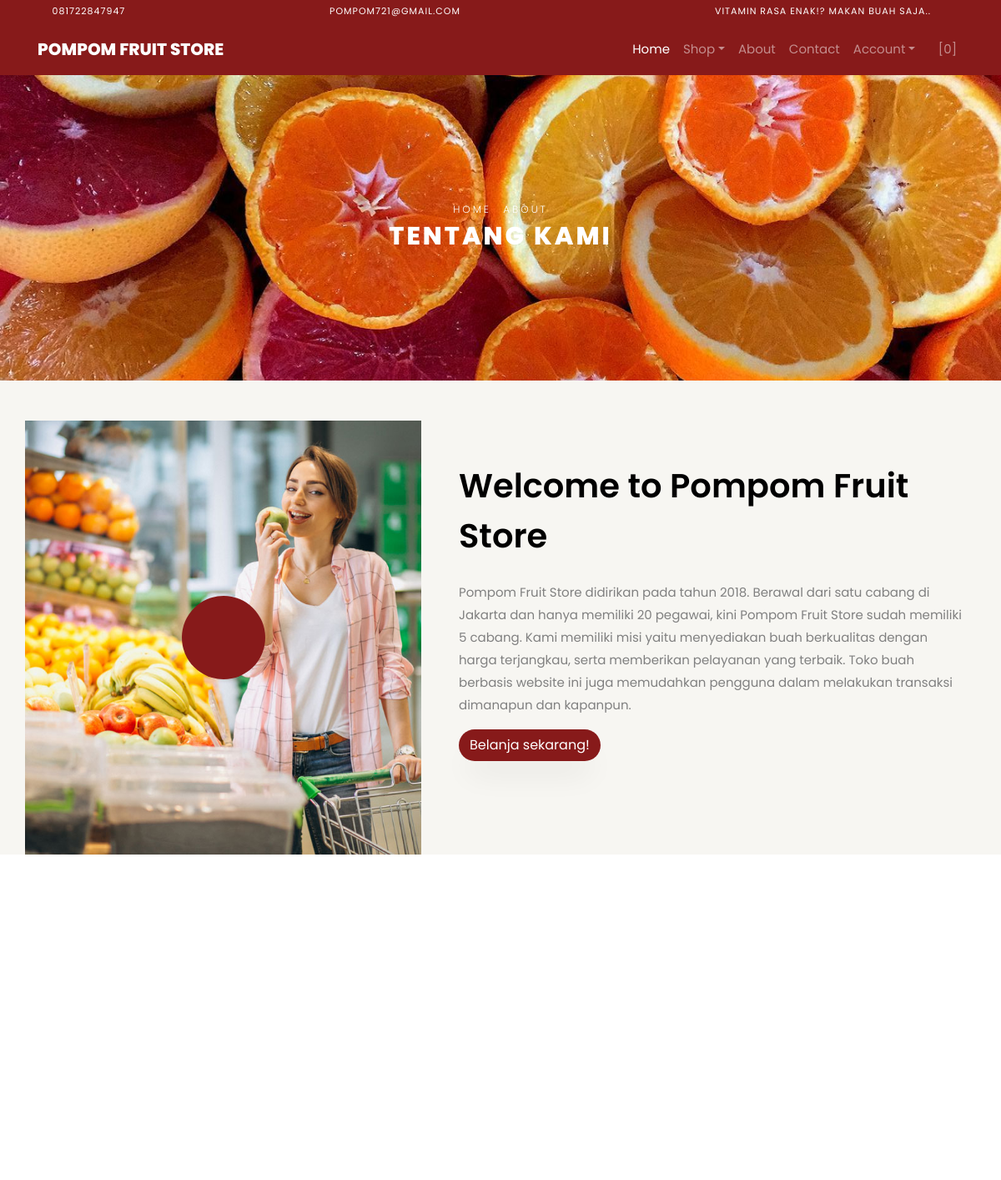
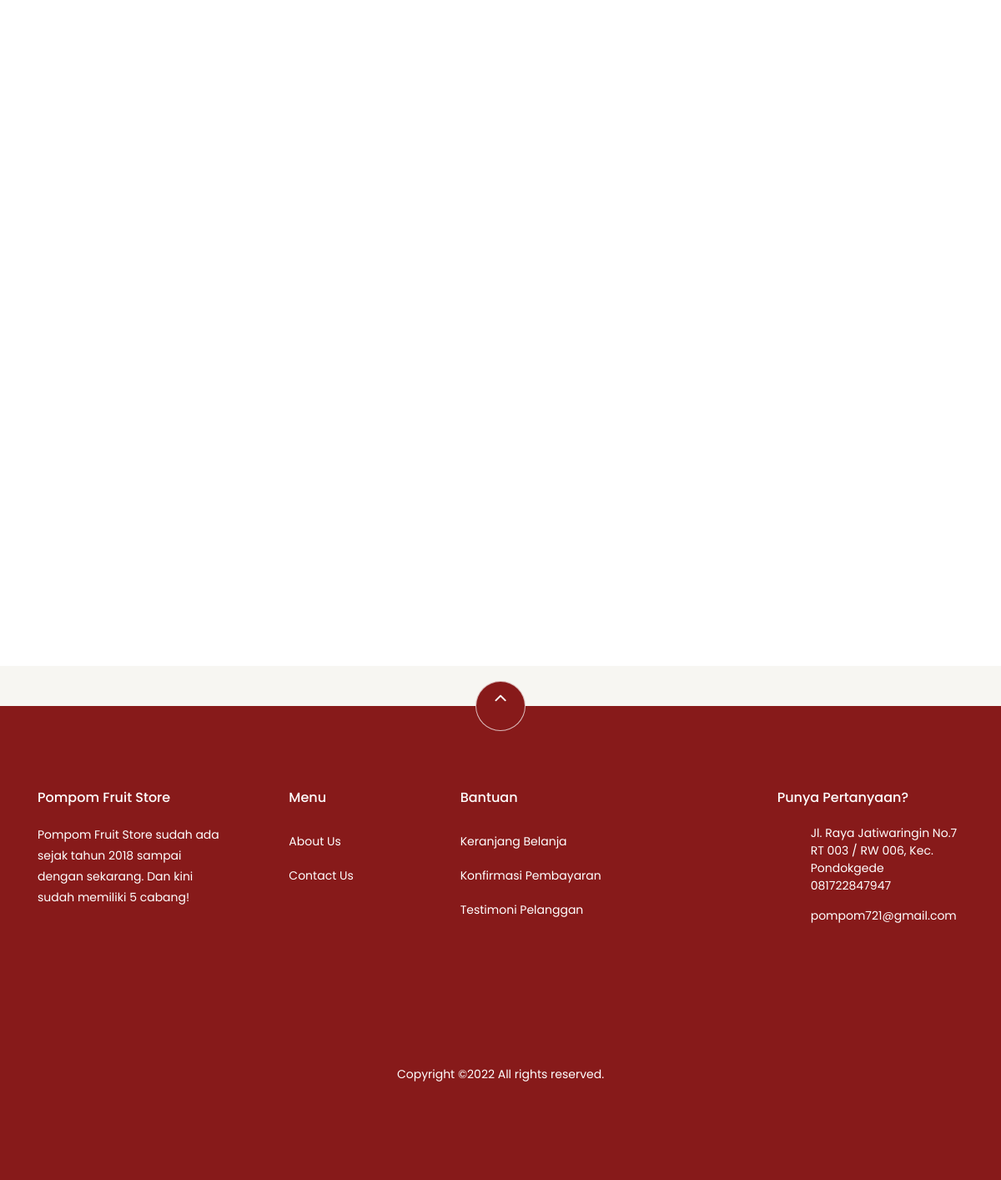
Page /index.php/pages/about on the committed database (2 pictures, top to bottom).
### tables this page shows
CREATE TABLE `settings` (
  `id` int(10) NOT NULL,
  `key` varchar(32) NOT NULL,
  `content` text NOT NULL
);

### application/helpers/themes_helper.php (called while the page is built, shortened)
<?php
if ( ! function_exists('get_theme_name'))
{
    function get_theme_name() {
        $current_theme = get_settings('current_theme_name');
        return ($current_theme) ? $current_theme : false;
    }
}
if ( ! function_exists('get_template_part'))
{
    function get_template_part($file_name = null, $params = array()) {
        if ($file_name !== '') {
            $current_theme = get_theme_name();
            if ( file_exists($file_location = VIEWPATH .'themes/'. $current_theme .'/'. $file_name .'.php')) {
                $CI =& get_instance();
                $CI->load->view('themes/'. $current_theme .'/'. $file_name, $params);
            }
            else {
                echo '<div>Kesalahan: berkas tema <b>'. $file_name .'.php</b> tidak ditemukan.<br>Lokasi berkas: <b>'. $file_location .'</b></div>';
            }
        }
    }
}
if ( ! function_exists('get_header'))
{
    function get_header($params = null, $section = '', $current_section = '') {
        $load_params = array();
        if ( is_null($params)) {
            $load_params['title'] = get_settings('site_name');
        }
        else if ( is_string($params)) {
            $load_params['title'] = $params;
        }
        $load_params['sidebar_section'] = $section;
        $load_params['current_section'] = $current_section;
        get_template_part('header', $load_params);
    }
}
if ( ! function_exists('get_footer'))
{
    function get_footer($params = array()) {
        get_template_part('footer', $params);
    }
}
if ( ! function_exists('get_theme_uri'))
{
    function get_theme_uri($file_name = null, $theme_name = NULL)
    {
        $theme_name = ($theme_name == NULL) ? get_theme_name() : $theme_name;
        return is_null($file_name) ? base_url('assets/themes/'. $theme_name .'/') : base_url('assets/themes/'. $theme_name .'/'. $file_name) ;
    }
}

### application/controllers/Pages.php (called while the page is built, shortened)
<?php
class Pages extends CI_Controller {
    public function about()
    {
        $params['reviews'] = $this->review->get_all_reviews();
        get_header(get_store_name());
        get_template_part('pages/about', $params);
        get_footer();
    }
}

### index.php (called while the page is built, shortened)
<?php
require_once BASEPATH . 'core/CodeIgniter.php';

### application/helpers/global_helper.php (called while the page is built, shortened)
<?php
if (!function_exists('get_settings')) {
    function get_settings($key = '')
    {
        $CI = &get_instance();
        $row = $CI->db
            ->select('content')
            ->where('key', $key)
            ->get('settings')
            ->row();
        return $row->content;
    }
}
if (!function_exists('get_store_name')) {
    function get_store_name()
    {
        return get_settings('store_name');
    }
}

### application/helpers/session_helper.php (called while the page is built, shortened)
<?php
if (!function_exists('init')) {
    function init()
    {
        $CI = &get_instance();
        return $CI;
    }
}
if (!function_exists('session_data')) {
    function session_data()
    {
        $CI = init();
        $read_session_in_cookie = get_cookie('__ACTIVE_SESSION_DATA');
        $read_session_in_session = $CI->session->userdata('__ACTIVE_SESSION_DATA');
        if ($read_session_in_cookie) {
            $read_data = $CI->encryption->decrypt($read_session_in_cookie);
            $read_data = json_decode($read_data);
            return $read_data;
        } else if ($read_session_in_session) {
            $read_data = $CI->encryption->decrypt($read_session_in_session);
            $read_data = json_decode($read_data);
            return $read_data;
        } else {
            $default_session = new stdClass();
            $default_session->is_login = FALSE;
            $default_session->user_id = 0;
            $default_session->login_at = 0;
            $default_session->remember_me = FALSE;
            return $default_session;
        }
    }
}

### application/views/themes/fruity/pages/about.php (the view, shortened to what this page needs)
<div class="hero-wrap hero-bread" style="background-image: url('<?php echo get_theme_uri('images/bg_4.jpg'); ?>');">
    <div class="container">
      <div class="row no-gutters slider-text align-items-center justify-content-center">
        <div class="col-md-9 ftco-animate text-center">
            <p class="breadcrumbs"><span class="mr-2"><?php echo anchor(base_url(), 'Home'); ?></span> <span>About</span></p>
          <h1 class="mb-0 bread">Tentang Kami</h1>
        </div>
      </div>
    </div>
  </div>
  <section class="ftco-section ftco-no-pb ftco-no-pt bg-light">
          <div class="container">
              <div class="row">
                  <div class="col-md-5 mt-5 p-md-5 img img-2 d-flex justify-content-center align-items-center" style="background-image: url(<?php echo get_theme_uri('images/about.jpg'); ?>);">
                      <a style="background-color: #871a1a;" href="https://vimeo.com/45830194" class="icon popup-vimeo d-flex justify-content-center align-items-center">
                          <span class="icon-play"></span>
                      </a>
                  </div>
                  <div class="col-md-7 py-5 wrap-about pb-md-5 ftco-animate">
            <div class="heading-section-bold mb-4 mt-md-5">
                <div class="ml-md-0">
                  <h2 class="mb-4">Welcome to <?php echo get_store_name(); ?></h2>
              </div>
            </div>
            <div class="pb-md-5">
              <p>Pompom Fruit Store didirikan pada tahun 2018. Berawal dari satu cabang di Jakarta dan hanya
                  memiliki 20 pegawai, kini Pompom Fruit Store sudah memiliki 5 cabang. Kami memiliki misi
                  yaitu menyediakan buah berkualitas dengan harga terjangkau, serta memberikan pelayanan
                  yang terbaik. Toko buah berbasis website ini juga memudahkan pengguna dalam melakukan
                  transaksi dimanapun dan kapanpun.
              </p>
              <p><a href="<?php echo site_url('browse'); ?>" class="btn" style="background-color: #871a1a; color:white;">Belanja sekarang!</a></p>
            </div>
          </div>
        </div>
          </div>
    </section>
      <section class="ftco-section testimony-section">
    <div class="container">
      <div class="row justify-content-center mb-5 pb-3">
      </div>
    </div>
  </section>
<section class="ftco-section">
      <div class="container">
          <div class="row no-gutters ftco-services">
  </div>
      </div>
  </section>

### application/views/themes/fruity/header.php (shortened to what this page needs)
?><!DOCTYPE html>
<html lang="en">
  <head>
    <link rel="stylesheet" href="<?php echo get_theme_uri('css/open-iconic-bootstrap.min.css'); ?>">
    <link rel="stylesheet" href="<?php echo get_theme_uri('css/animate.css'); ?>">
    <link rel="stylesheet" href="<?php echo get_theme_uri('css/owl.carousel.min.css'); ?>">
    <link rel="stylesheet" href="<?php echo get_theme_uri('css/owl.theme.default.min.css'); ?>">
    <link rel="stylesheet" href="<?php echo get_theme_uri('css/magnific-popup.css'); ?>">
    <link rel="stylesheet" href="<?php echo get_theme_uri('css/aos.css'); ?>">
	<link rel="stylesheet" href="<?php echo get_theme_uri('css/ionicons.min.css'); ?>">
	<link rel="stylesheet" href="<?php echo get_theme_uri('js/plugins/@fortawesome/fontawesome-free/css/all.min.css', 'argon'); ?>">
    <link rel="stylesheet" href="<?php echo get_theme_uri('css/bootstrap-datepicker.css'); ?>">
    <link rel="stylesheet" href="<?php echo get_theme_uri('css/jquery.timepicker.css'); ?>">
    <link rel="stylesheet" href="<?php echo get_theme_uri('css/flaticon.css'); ?>">
    <link rel="stylesheet" href="<?php echo get_theme_uri('css/icomoon.css'); ?>">
	<link rel="stylesheet" href="<?php echo get_theme_uri('css/style.css'); ?>">
	<link rel="stylesheet" href="<?php echo base_url('assets/plugins/toastr/toastr.min.css'); ?>">
  </head>
  <body class="goto-here">
		<div class="py-1" style="background-color: #871a1a">
    	<div class="container">
    		<div class="row no-gutters d-flex align-items-start align-items-center px-md-0">
	    		<div class="col-lg-12 d-block">
		    		<div class="row d-flex">
		    			<div class="col-md pr-4 d-flex topper align-items-center">
					    	<div class="icon mr-2 d-flex justify-content-center align-items-center"><span class="icon-phone2"></span></div>
						    <span class="text"><?php echo get_settings('store_phone_number'); ?></span>
					    </div>
					    <div class="col-md pr-4 d-flex topper align-items-center">
					    	<div class="icon mr-2 d-flex justify-content-center align-items-center"><span class="icon-paper-plane"></span></div>
						    <span class="text"><?php echo get_settings('store_email'); ?></span>
					    </div>
					    <div class="col-md-5 pr-4 d-flex topper align-items-center text-lg-right">
						    <span class="text"><?php echo get_settings('store_tagline'); ?></span>
					    </div>
				    </div>
			    </div>
		    </div>
		  </div>
    	</div>
    <nav class="navbar navbar-expand-lg navbar-dark ftco_navbar" style="background-color: #871a1a;" id="ftco-navbar">
	    <div class="container navbar-dark" style="background-color: #871a1a;">
	      <a class="navbar-brand" href="<?php echo base_url(); ?>"><?php echo get_store_name(); ?></a>
	      <div class="collapse navbar-collapse" id="ftco-nav">
	        <ul class="navbar-nav ml-auto ">
	          <li class="nav-item active"><a href="<?php echo base_url(); ?>" class="nav-link">Home</a></li>
	          <li class="nav-item dropdown">
              <a class="nav-link dropdown-toggle" href="#" id="dropdown04" data-toggle="dropdown" aria-haspopup="true" aria-expanded="false">Shop</a>
            </li>
	          <li class="nav-item"><a href="<?php echo site_url('pages/about'); ?>" class="nav-link">About</a></li>
              <li class="nav-item"><a href="<?php echo site_url('pages/contact'); ?>" class="nav-link">Contact</a></li>
              <li class="nav-item dropdown">
              <a class="nav-link dropdown-toggle" href="#" id="dropdown05" data-toggle="dropdown" aria-haspopup="true" aria-expanded="false">Account</a>
            </li>
	          <li class="nav-item cta cta-colored"><a href="<?php echo site_url('shop/cart'); ?>" class="nav-link"><span class="icon-shopping_cart"></span>[<span class="cart-item-total">0</span>]</a></li>
	        </ul>
	      </div>
	    </div>
	  </nav>

### application/views/themes/fruity/footer.php (shortened to what this page needs)
<section class="ftco-section ftco-no-pt ftco-no-pb py-5 bg-light">
    <div class="container py-4">
    </div>
  </section>
  <footer class="ftco-footer ftco-section footer-dark" style="background-color: #871a1a; color:white;">
    <div class="container">
        <div class="row">
            <div class="mouse">
                      <a href="#" class="mouse-icon" style="background-color: #871a1a;">
                          <div class="mouse-wheel"><span class="ion-ios-arrow-up"></span></div>
                      </a>
                  </div>
        </div>
      <div class="row mb-5">
        <div class="col-md">
          <div class="ftco-footer-widget mb-4">
            <h2 class="ftco-heading-2" style="color: white;"><?php echo get_store_name(); ?></h2>
            <p><?php echo get_settings('store_description'); ?></p>
            <ul class="ftco-footer-social list-unstyled float-md-left float-lft mt-5">
            </ul>
          </div>
        </div>
        <div class="col-md">
          <div class="ftco-footer-widget mb-4 ml-md-5">
            <h2 class="ftco-heading-2" style="color: white;">Menu</h2>
            <ul class="list-unstyled">
              <li><a href="<?php echo site_url('pages/about'); ?>" class="py-2 d-block" style="color: white;">About Us</a></li>
              <li><a href="<?php echo site_url('pages/contact'); ?>" class="py-2 d-block" style="color: white;">Contact Us</a></li>
            </ul>
          </div>
        </div>
        <div class="col-md-4">
           <div class="ftco-footer-widget mb-4">
            <h2 class="ftco-heading-2" style="color: white;">Bantuan</h2>
            <div class="d-flex">
                <ul class="list-unstyled mr-l-5 pr-l-3 mr-4">
                  <li><a href="<?php echo site_url('shop/cart'); ?>" class="py-2 d-block" style="color: white;">Keranjang Belanja</a></li>
                  <li><a href="<?php echo site_url('customer/payments/confirm'); ?>" class="py-2 d-block" style="color: white;">Konfirmasi Pembayaran</a></li>
                  <li><a href="<?php echo site_url('shop/testimonial'); ?>" class="py-2 d-block" style="color: white;">Testimoni Pelanggan</a></li>
                </ul>
              </div>
          </div>
        </div>
        <div class="col-md">
          <div class="ftco-footer-widget mb-4">
              <h2 class="ftco-heading-2" style="color: white;">Punya Pertanyaan?</h2>
              <div class="block-23 mb-3">
                <ul>
                  <li><span class="icon icon-map-marker"></span><span class="text" style="color: white;"><?php echo get_settings('store_address'); ?></span></li>
                  <li><a href="#"><span style="color: white;" class="icon icon-phone"></span><span class="text" style="color: white;"><?php echo get_settings('store_phone_number'); ?></span></a></li>
                  <li><a href="#"><span style="color: white;" class="icon icon-envelope"></span><span class="text" style="color: white;"><?php echo get_settings('store_email'); ?></span></a></li>
                </ul>
              </div>
          </div>
        </div>
      </div>
      <div class="row">
        <div class="col-md-12 text-center">
          <p>
              Copyright &copy;<script>document.write(new Date().getFullYear());</script> All rights reserved.
          </p>
        </div>
      </div>
    </div>
  </footer>
</body>
</html>

### assets/themes/fruity/css/icomoon.css (style rules this page uses)
[class^="icon-"], [class*=" icon-"] { font-family: 'icomoon' !important; speak: none; font-style: normal; font-weight: normal; font-variant: normal; text-transform: none; line-height: 1; -webkit-font-smoothing: antialiased; -moz-osx-font-smoothing: grayscale; }
.icon-map-marker:before { content: "\f041"; }
.icon-play:before { content: "\f04b"; }
.icon-phone:before { content: "\f095"; }
.icon-envelope:before { content: "\f0e0"; }
.icon-paper-plane:before { content: "\f1d8"; }
.icon-phone2:before { content: "\e0cd"; }
.icon-shopping_cart:before { content: "\e8cc"; }

### rows in the picture
settings: content "081722847947"
settings: content "POMPOM721@GMAIL.COM", content "pompom721@gmail.com"
settings: content "VITAMIN RASA ENAK!? MAKAN BUAH SAJA.."
settings: content "POMPOM FRUIT STORE", content "Pompom Fruit Store"
settings: content (picture)
settings: content "Pompom Fruit Store sudah ada sejak tahun 2018 sampai dengan sekarang. Dan kini sudah memiliki 5 cabang!"
settings: content "Jl. Raya Jatiwaringin No.7 RT 003 / RW 006, Kec. Pondokgede"

### other values in the picture
anchor(base_url(), 'Home') "HOME"
